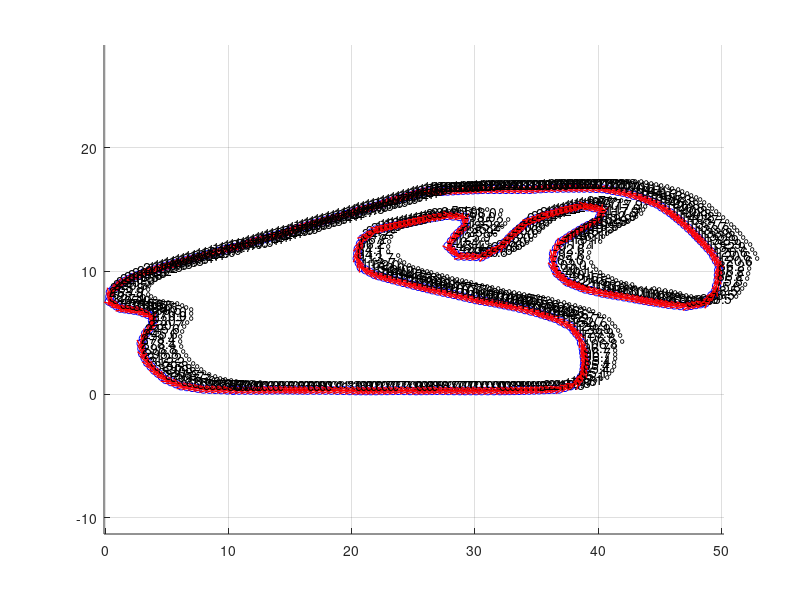

MATLAB code to generate this figure:
clc
close all
clear all

% Example points (replace these with your actual points)
points = csvread('output.csv');

% Initialize theta array
theta = zeros(size(points, 1)-1, 1);
global_theta = zeros(size(points, 1)-1, 1);

% Calculate theta for each segment
for i = 1:length(points)-1
    dx = points(i+1, 1) - points(i, 1);
    dy = points(i+1, 2) - points(i, 2);
    theta(i) = atan2d(dy, dx); % atan2d returns the angle in degrees and handles all quadrants
end

% Calculate gloabl theta
global_theta(1) = theta(1);
for i = 2:length(theta)
    delta_theta = theta(i) - theta(i-1);
    if delta_theta > 180
        delta_theta = delta_theta - 360;
    elseif delta_theta < -180
        delta_theta = delta_theta + 360;
    end
    global_theta(i) = global_theta(i-1) + delta_theta;
end

% Plotting the points and directions
figure;
hold on;
grid on;
axis equal;

% Plot points
plot(points(:,1), points(:,2), 'bo-');

% Plot directions
for i = 1:length(points)-1
    quiver(points(i, 1), points(i, 2), cosd(theta(i)), sind(theta(i)), 0.5, 'r', 'LineWidth', 1, 'MaxHeadSize', 1);
    text(points(i, 1), points(i, 2), sprintf('%.1f°', global_theta(i)), 'VerticalAlignment', 'bottom', 'HorizontalAlignment', 'left');
end

Track_x = points(1:end,1);
Track_y = points(1:end,2);
Track_theta = [deg2rad(global_theta);0];

save('track.mat','Track_x','Track_y','Track_theta');
